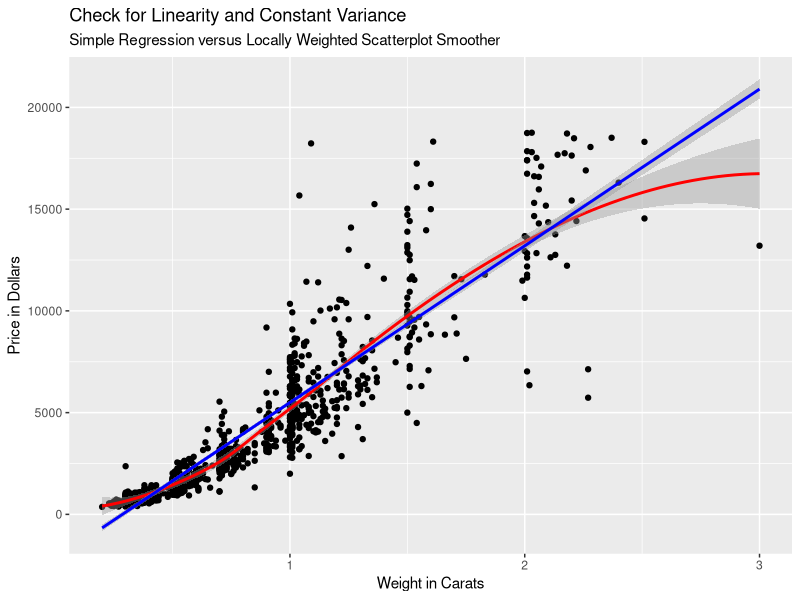
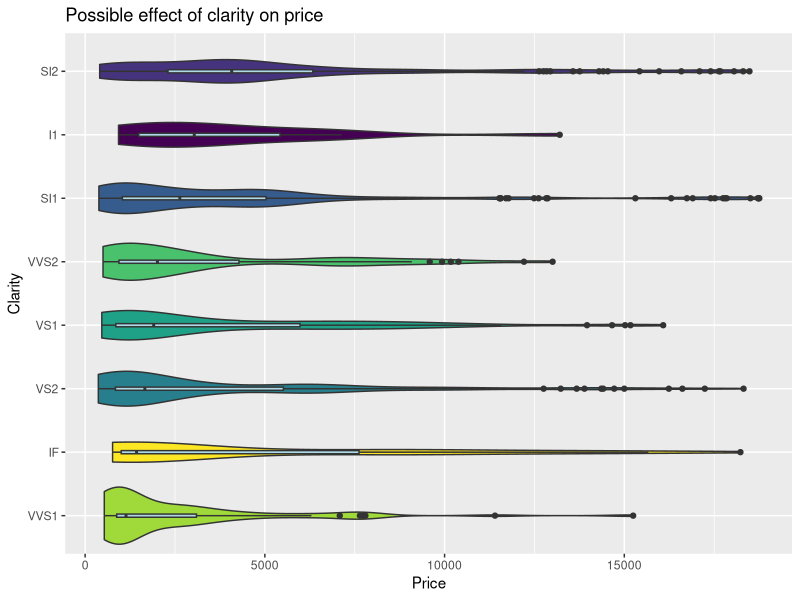
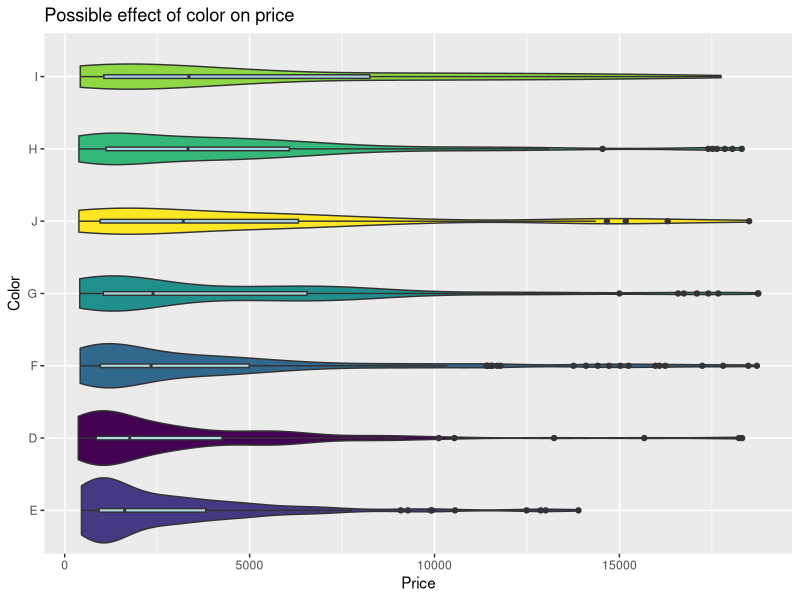
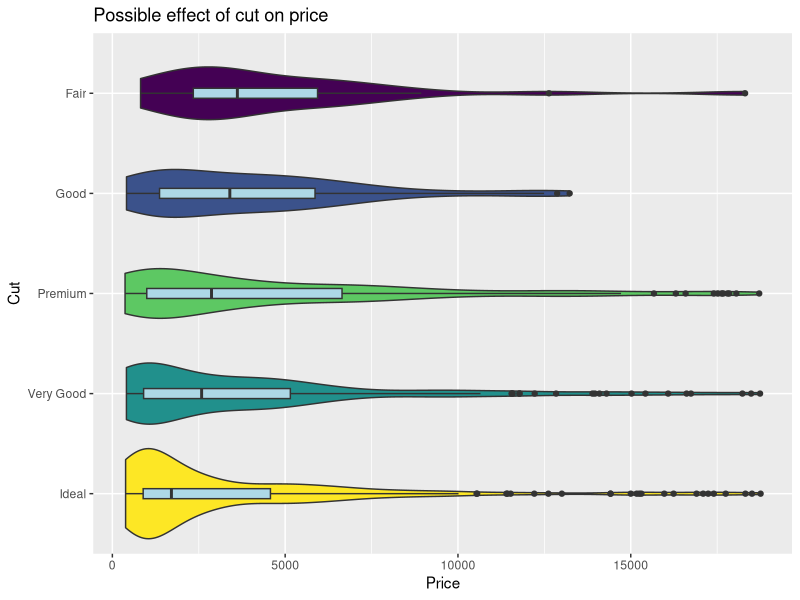
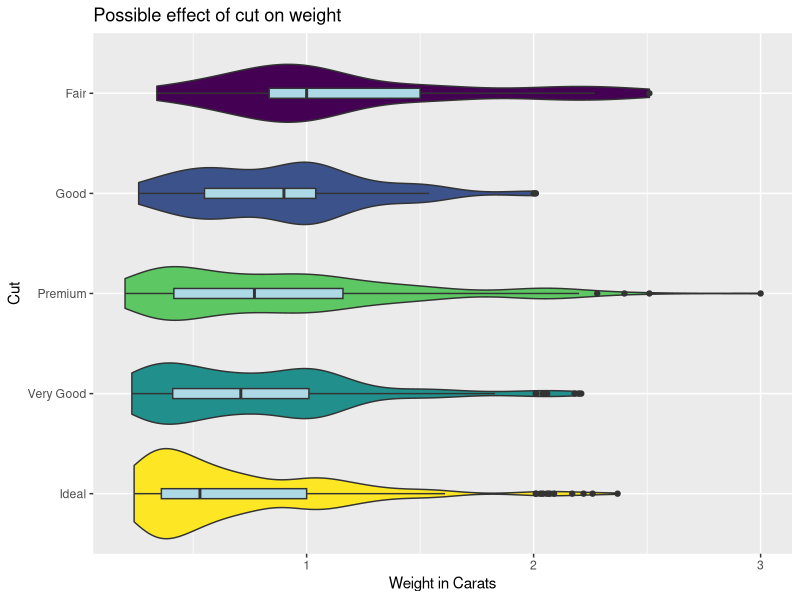
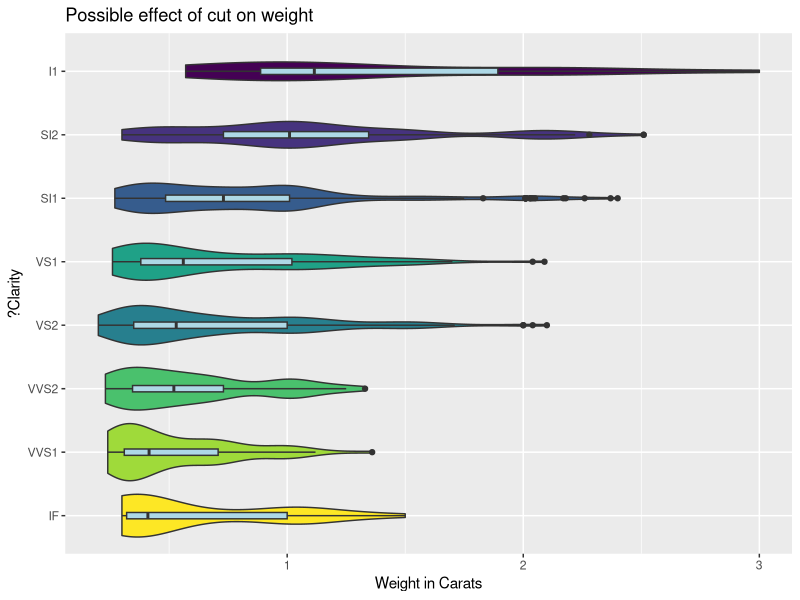
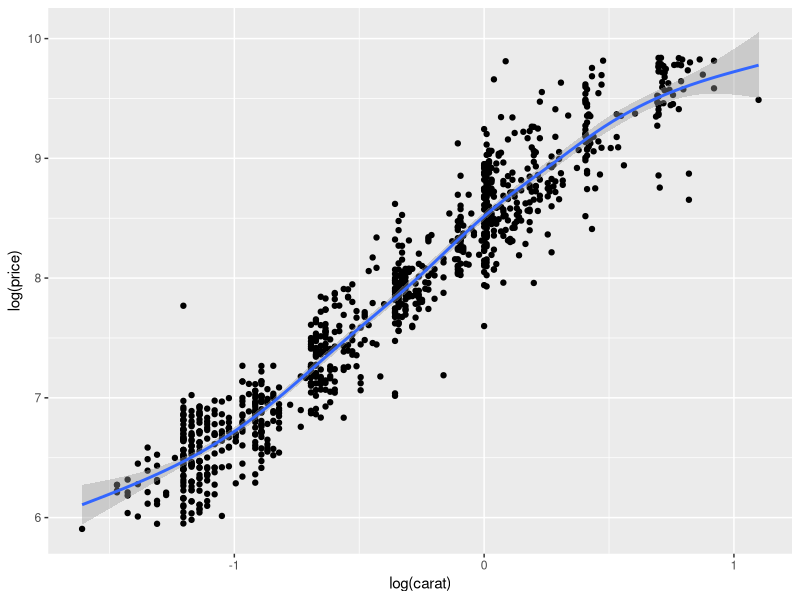
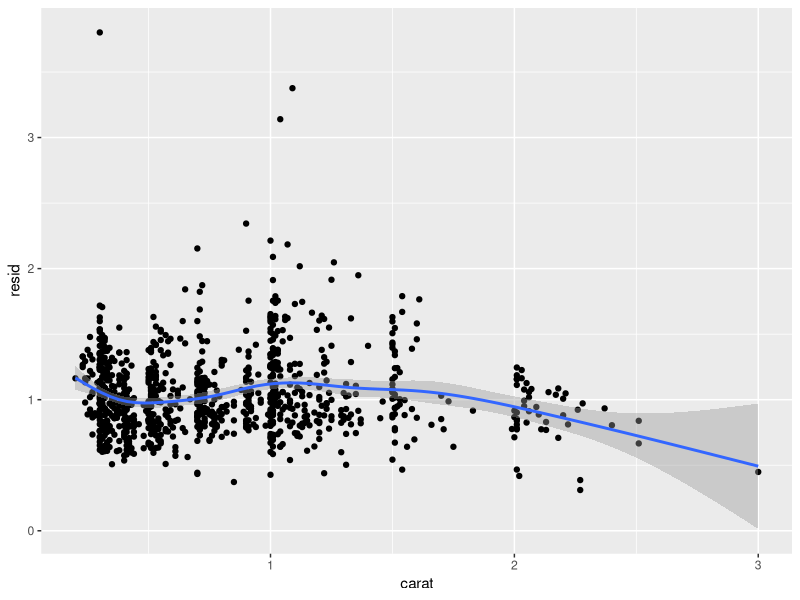

The R source for these figures, in order:
# Models
# Initial: October 4, 2018
# Revised: October 4, 2018
# Ray Nelson

# Load Libraries
library(car)
library(modelr)
library(tidyverse)

# Purpose is to price diamonds
## look at the prices of diamonds by size, clarity, color, and cut

## Sample of 2,000 diamonds from the diamonds tibble
set.seed(1234)
diamonds2 <- diamonds %>% sample_n(1000)

## Scatterplot of diamond prices and size
diamonds2 %>% ggplot(aes(x = carat, y = price)) +
  geom_point() +
  geom_smooth(method = "loess", color = "red") +
  geom_smooth(method = "lm", color = "blue") +
  labs(
    title = "Check for Linearity and Constant Variance",
    subtitle = "Simple Regression versus Locally Weighted Scatterplot Smoother",
    x = "Weight in Carats",
    y = "Price in Dollars"
  )

# Violin plot by clarity
diamonds2 %>% count(clarity)

diamonds2 %>% ggplot(aes(x = reorder(clarity, price, FUN = median), y = price)) +
  geom_violin(aes(fill = clarity), show.legend = FALSE) +
  geom_boxplot(width = 0.05, fill = "lightblue") +
  labs(title = "Possible effect of clarity on price",
  x = "Clarity",
  y = "Price") +
  coord_flip()

# Violin plot by color
diamonds2 %>% count(color)

diamonds2 %>% ggplot(aes(x = reorder(color, price, FUN = median), y = price)) +
  geom_violin(aes(fill = color), show.legend = FALSE) +
  geom_boxplot(width = 0.05, fill = "lightblue") +
  labs(title = "Possible effect of color on price",
       x = "Color",
       y = "Price") +
  coord_flip()

# Violin plot by cut
diamonds2 %>% count(cut)

diamonds2 %>% ggplot(aes(x = reorder(cut, price, FUN = median), y = price)) +
  geom_violin(aes(fill = cut), show.legend = FALSE) +
  geom_boxplot(width = 0.1, fill = "lightblue") +
  labs(title = "Possible effect of cut on price",
       x = "Cut",
       y = "Price") +
  coord_flip()

# We have discovered that cut and clarity don't match our expectations
# Let's look at size by cut
diamonds2 %>% count(cut)

diamonds2 %>% ggplot(aes(x = reorder(cut, carat, FUN = median), y = carat)) +
  geom_violin(aes(fill = cut), show.legend = FALSE) +
  geom_boxplot(width = 0.1, fill = "lightblue") +
  labs(title = "Possible effect of cut on weight",
       x = "Cut",
       y = "Weight in Carats") +
  coord_flip()

# Let's also look at size by clarity

diamonds2 %>% count(clarity)

diamonds2 %>% ggplot(aes(x = reorder(clarity, carat, FUN = median), y = carat)) +
  geom_violin(aes(fill = clarity), show.legend = FALSE) +
  geom_boxplot(width = 0.1, fill = "lightblue") +
  labs(title = "Possible effect of cut on weight",
       x = "?Clarity",
       y = "Weight in Carats") +
  coord_flip()

# See if a logarithmic transformation will cause variance to be similar

diamonds2 %>% ggplot(aes(x = log(carat), y = log(price))) +
  geom_point() +
  geom_smooth()

# Fit a linear model to remove the effect on size on diamond prices
model <- lm(log(price) ~ log(carat), data = diamonds2)

# Calculate the residuals and add them to a new data frame
diamonds2 <- diamonds2 %>%
  add_residuals(model) %>% 
  mutate(resid = exp(resid))

# Scatterplot of residuals by diamond size
diamonds2 %>% ggplot(mapping = aes(x = carat, y = resid)) +
  geom_point() +
  geom_smooth()

# Violin plot of prices by cut after the effect of weight has been removed
diamonds2 %>% count(cut)
diamonds2 %>% ggplot(aes(x = reorder(cut, resid, FUN = median), y = resid)) +
  geom_violin(aes(fill = cut), show.legend = FALSE) +
  geom_boxplot(width = 0.1, fill = "lightblue") +
  labs(title = "Prices with the effect of diamonds weight removed",
       x = "Cut of Diamond",
       y = "Residuals in Dollars") +
  coord_flip()

# Violin plot of prices by clarity after the effect of diamond weight has been removed
diamonds2 %>% count(clarity)

diamonds2 %>% ggplot(aes(x = reorder(clarity, resid, FUN = median), y = resid)) +
  geom_violin(aes(fill = clarity), show.legend = FALSE) +
  geom_boxplot(width = 0.08, fill = "lightblue") +
  labs(title = "Prices with the effect of diamond weight",
       x = "Category",
       y = "Variable") +
  coord_flip()

# Scatterplots by clarity
diamonds2 %>% ggplot(aes(x = log(carat), y = log(price), color = clarity)) +
  geom_point() +
  geom_smooth(method = "lm")

# Scatterplots by color
diamonds2 %>% ggplot(aes(x = log(carat), y = log(price), color = color)) +
  geom_point() +
  geom_smooth(method = "lm")

# Scatterplots by cut
diamonds2 %>% ggplot(aes(x = log(carat), y = log(price), color = cut)) +
  geom_point() +
  geom_smooth(method = "lm")

# Prediction Model

model <- lm(log(price) ~ log(carat) + clarity + color + cut + cut * log(carat),
            data = diamonds2)
model %>% summary()
model %>% anova()

# Predict price of diamonds
carat <- 1
clarity <- "IF"
color <- "J"
cut <- "Ideal"

explanatory <- data.frame(carat, cut, color, clarity)

predict(object = model, newdata = explanatory, interval = "predict") %>% exp()
